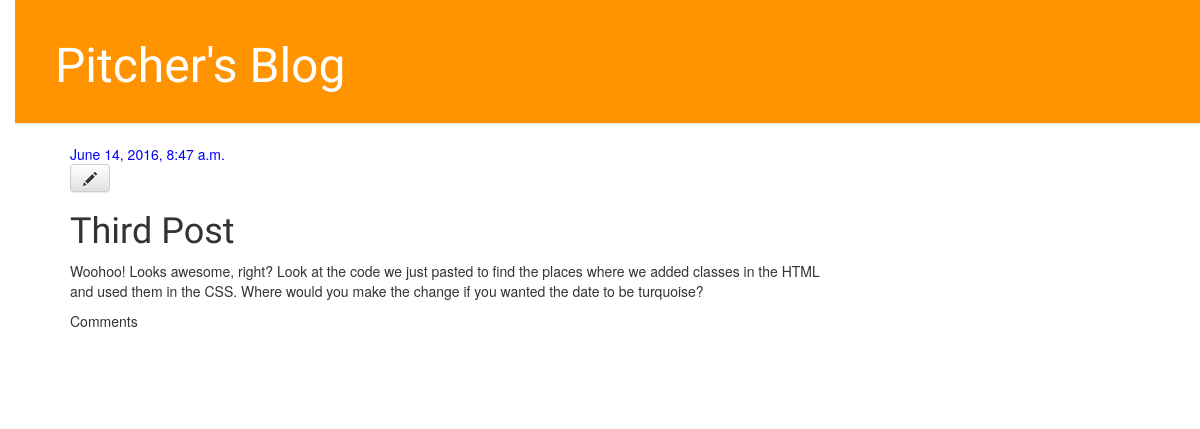
The page /post/6/ on the database as committed earlier.
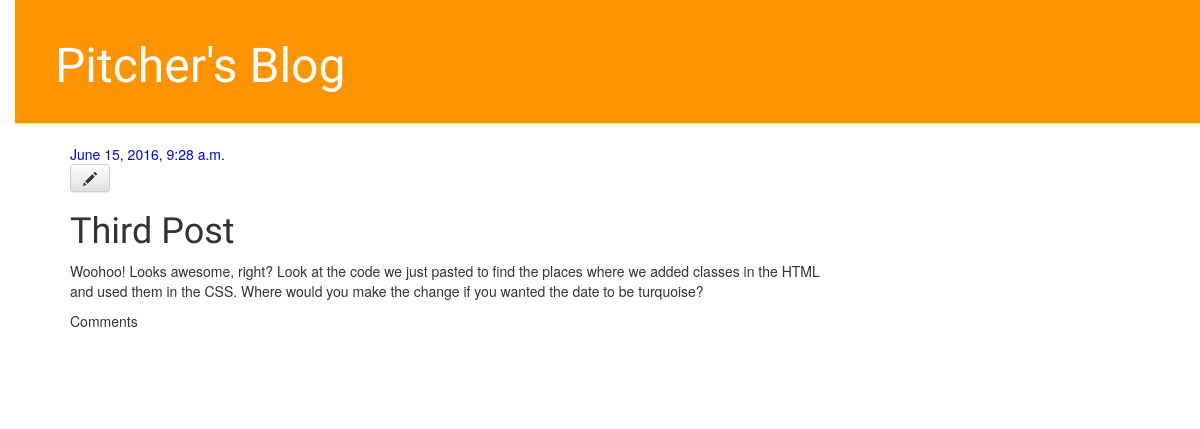
The same page on the database as committed later.
### blog/models.py (models this page shows, shortened)
class Post(models.Model):
    author = models.ForeignKey('auth.User')
    title = models.CharField(max_length=200)
    text = models.TextField()
    created_date = models.DateTimeField(
        default=timezone.now)
    published_date = models.DateTimeField(
        blank=True, null=True)

### blog/views.py (the view)
# urls.py: url(r'^post/(?P<pk>\d+)/$', views.post_detail, name='post_detail'),
def post_detail(request, pk):
	post = get_object_or_404(Post, pk=pk)
	return render(request, 'blog/post_detail.html', {'post': post})

### blog/templates/blog/post_detail.html (shortened to what this page needs)
{% extends 'blog/base.html' %}
{% block content %}
    <div class="post">
        {% if post.published_date %}
            <div class="date">
                {{ post.published_date }}
            </div>
        {% endif %}
        <a class="btn btn-default" href="{% url 'post_comment' pk=post.pk %}"><span class="glyphicon glyphicon-pencil"></span></a>
        <h1>{{ post.title }}</h1>
        <p>{{ post.text|linebreaks }}</p>
        <p>Comments</p>
    </div>
{% endblock %}

Rows that differ between the two databases and show on the page:
changed Post "Third Post": published_date "June 14, 2016, 8:47 a.m." → "June 15, 2016, 9:28 a.m."
